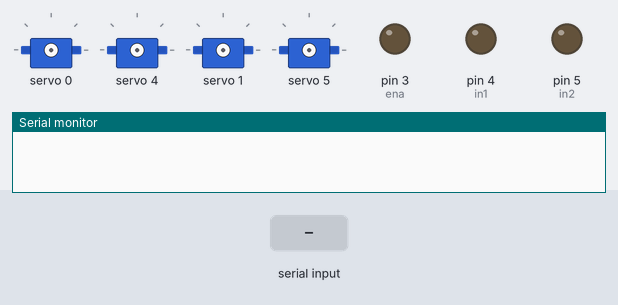
Bench run of a sketch on a simulated Arduino Uno, built with avr-gcc and run on an emulated ATmega328P. Parts: 4 × servo, output pins drawn as LEDs (lit = HIGH), the last lines printed to the serial monitor. The test bench sets the inputs (shaded band).

Above: at 6.2 s.
6.3 s: "c\n" received over Serial
7.8 s: "cl\n" received over Serial
At 9.0 s:
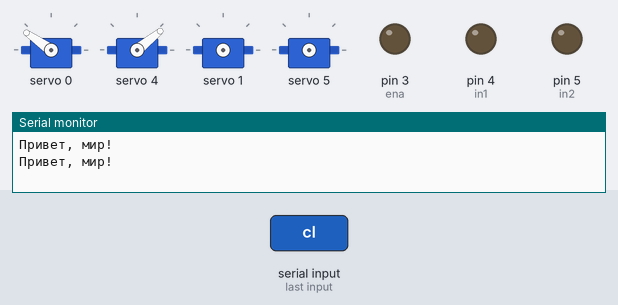
9.3 s: "r\n" received over Serial
At 10.2 s:
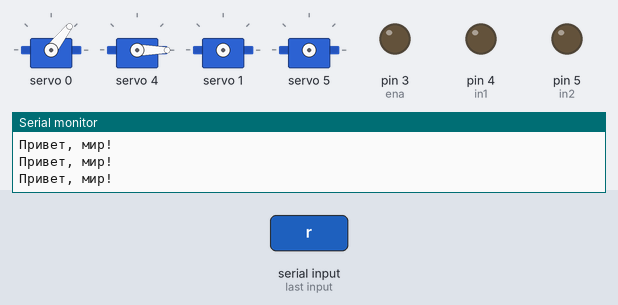
10.8 s: "l\n" received over Serial
At 11.3 s:
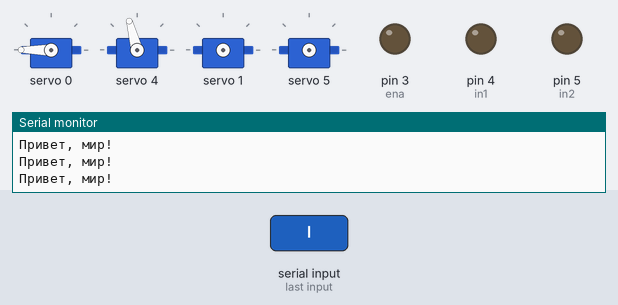
12.3 s: "cl\n" received over Serial
At 13.7 s:
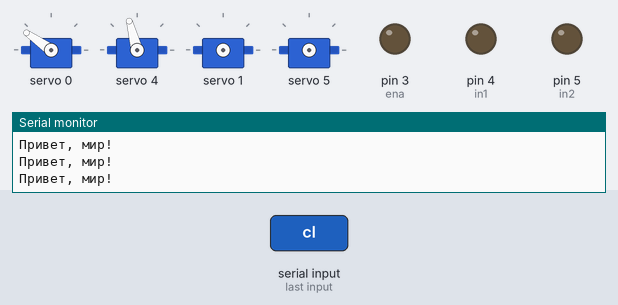
Timing chart, 0 to 33.5 s (numbered marks = the images above; inputs shaded):
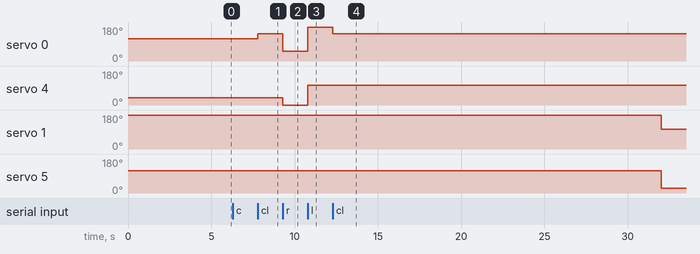

Measured:
- after the input at 7.8 s, servo 0: 118° → 145° at once
- after the input at 9.3 s, servo 0: 145° → 52° at once; servo 4: 39° → 0° at once
- after the input at 10.8 s, servo 0: 52° → 180° at once; servo 4: 0° → 105° at once
- after the input at 12.3 s, servo 0: 180° → 145° at once

The sketch:

TREE_EYES.ino
```cpp
#include <Wire.h>
#include <Adafruit_PWMServoDriver.h>

Adafruit_PWMServoDriver pwm = Adafruit_PWMServoDriver(0x40);

#define SERVO_MIN  0
#define SERVO_MAX  600
#define SERVO_1 0
#define SERVO_2 1
#define SERVO_3 4
#define SERVO_4 5
byte ena = 3;
byte in1 = 4;
byte in2 = 5;
int n = 0;
unsigned long previousMillis = 0;
const long interval = 30000; // interval for continuous task

void setServoAngle(uint8_t servoNum, uint16_t angle) {
  uint16_t pulse = map(angle, 0, 180, SERVO_MIN, SERVO_MAX);
  pwm.setPWM(servoNum, 0, pulse);
}

void setup() {
  pwm.begin();
  pwm.setPWMFreq(60);
  delay(5000);

  pinMode(ena, OUTPUT);
  pinMode(in1, OUTPUT);
  pinMode(in2, OUTPUT);
  Serial.begin(9600);

}

void loop() {

  unsigned long currentMillis = millis();

  if (Serial.available() > 0) {
    String command = Serial.readStringUntil('\n');
    n=1;

    if (command == "c") {
      Serial.println("Привет, мир!");
      setServoAngle(SERVO_1, 130);
      setServoAngle(SERVO_3,70);
    }
    if (command == "cl") {
      Serial.println("Привет, мир!");
      setServoAngle(SERVO_1, 150);
    }
     if (command == "r") {
      Serial.println("Привет, мир!");
      setServoAngle(SERVO_1, 80);
      setServoAngle(SERVO_3,40);
     }if (command == "сr") {
      Serial.println("Привет, мир!");
      setServoAngle(SERVO_1, 25);
    }
     if (command == "l") {
      Serial.println("Привет, мир!");
      setServoAngle(SERVO_1, 180);
      setServoAngle(SERVO_3,120);
    }
  }

  if ((currentMillis - previousMillis >= interval) && (n==1)) {
    previousMillis = currentMillis;
    setServoAngle(SERVO_2, 180);
    setServoAngle(SERVO_4, 130);
    delay(2000);
    setServoAngle(SERVO_2, 120);
    setServoAngle(SERVO_4, 60);
  }
  }
```
